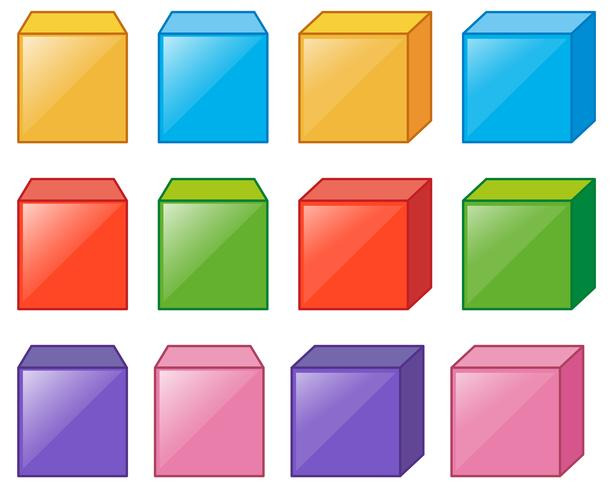
#> input picture cubos.jpg, 609 x 490 px, given in place of the camera
$ python Programa7.py
#> lines starting #> are read from the running program, lines starting #| are printed output that depends on the picture; after the words box and inside, x2 and y2 are one past the last pixel; in counts of white or black regions, pixels touching at a corner belong together
import cv2
import os

# Inicia la camarita
cap = cv2.VideoCapture(0)

if not cap.isOpened():
    print("Error al abrir la cámara.")
    exit()

# Para guardar mi fotito
output_dir = "capturas"
if not os.path.exists(output_dir):
    os.makedirs(output_dir)

while True:
    ret, frame = cap.read()
#> frame is the input picture: shape (490, 609, 3); mean B, G, R 175.6, 182.7, 195.8
    if not ret:
        print("No se pudo leer el cuadro de la cámara.")
        break

    gray = cv2.cvtColor(frame, cv2.COLOR_BGR2GRAY)
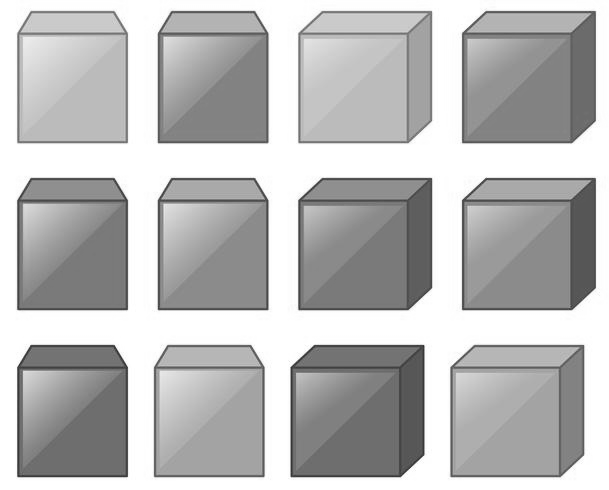
#> gray: shape (490, 609); min 41, max 255, mean 185.8
    canny = cv2.Canny(gray, 10, 150)
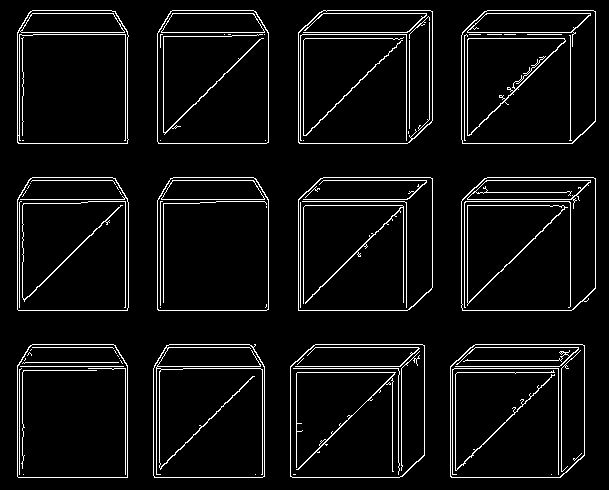
#> canny: shape (490, 609); 5.8% white in thin lines or dots
    canny = cv2.dilate(canny, None, iterations=1)
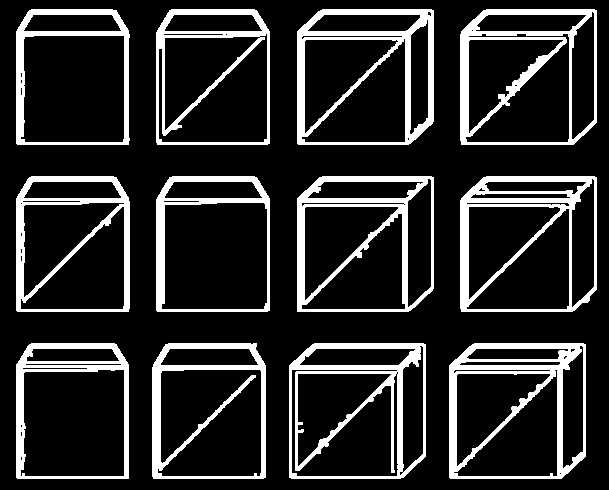
#> canny: shape (490, 609); 16.9% white; 12 white regions, largest, box (x1, y1, x2, y2) and area: (449, 343, 586, 479) 5279, (297, 9, 434, 145) 5115, (289, 343, 426, 479) 4968
    canny = cv2.erode(canny, None, iterations=1)
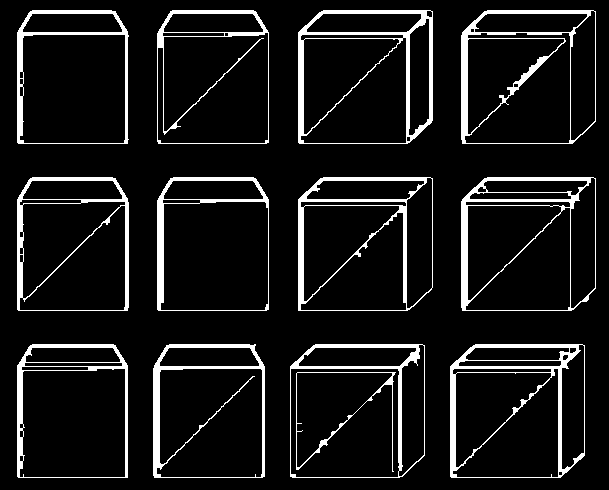
#> canny: shape (490, 609); 9.3% white; 13 white regions
    cnts, _ = cv2.findContours(canny, cv2.RETR_EXTERNAL, cv2.CHAIN_APPROX_SIMPLE)
#> cnts = 12 contours; largest, box (x1, y1, x2, y2) and area: (461, 177, 596, 311) 17304, (298, 177, 433, 311) 17296, (290, 344, 425, 478) 17294, (450, 344, 585, 478) 17293, (298, 10, 433, 144) 17292

    for c in cnts:
        epsilon = 0.01 * cv2.arcLength(c, True)
        approx = cv2.approxPolyDP(c, epsilon, True)
        x, y, w, h = cv2.boundingRect(approx)

        if len(approx) == 3:
            figura = 'Triangulo'
            cv2.putText(frame, figura, (x, y - 5), 1, 1, (0, 255, 0), 1)

        elif len(approx) == 4:
            aspect_ratio = float(w) / h
            if 0.95 <= aspect_ratio <= 1.05:
                figura = 'Cuadrado'
            else:
                figura = 'Rectangulo'
            cv2.putText(frame, figura, (x, y - 5), 1, 1, (0, 255, 0), 1)

        elif len(approx) == 5:
            figura = 'Pentagono'
            cv2.putText(frame, figura, (x, y - 5), 1, 1, (0, 255, 0), 1)

        elif len(approx) == 6:
            figura = 'Hexagono'
            cv2.putText(frame, figura, (x, y - 5), 1, 1, (0, 255, 0), 1)

        elif len(approx) > 10:
            figura = 'Circulo'
            cv2.putText(frame, figura, (x, y - 5), 1, 1, (0, 255, 0), 1)

        cv2.drawContours(frame, [approx], 0, (0, 255, 0), 2)
#> this loop made 12 passes
#> (epsilon, x, y, w, h) on passes 1 to 12: (5.07, 450, 345, 135, 133), (5.07, 290, 345, 135, 132), (4.75, 153, 344, 112, 134), (4.7, 17, 345, 111, 133), (5.09, 462, 177, 134, 134), (5.08, 298, 178, 135, 133), (4.7, 157, 178, 112, 132), (4.7, 17, 178, 112, 133), (5.06, 461, 11, 135, 133), (5.07, 298, 11, 135, 132), (4.7, 157, 11, 112, 133), (4.71, 17, 11, 112, 133)
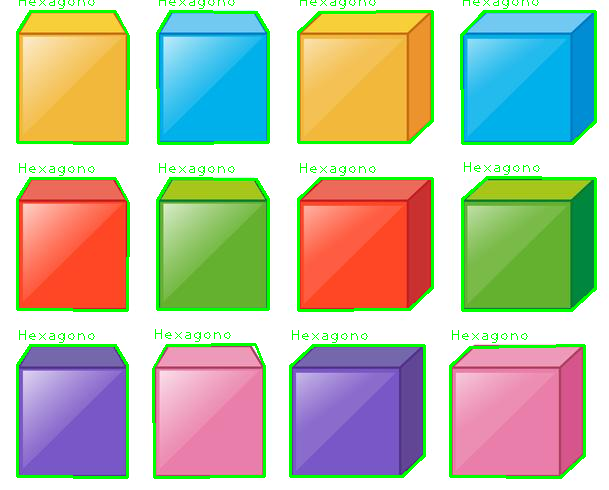
#> frame: shape (490, 609, 3); 6.44% of pixels changed, all inside (x1, y1, x2, y2) = (16, 0, 597, 479)

    cv2.imshow('Deteccion de Figuras', frame)

    # Capturo mi captura de la figurita que mostré
    key = cv2.waitKey(1) & 0xFF
#> (key Esc is pressed here)
    if key == 27:  # Presionar ESC para salir
        break
    elif key == ord('z'):  # Presionar Z para tomar captura
        captura_path = os.path.join(output_dir, 'cap7.png')
        cv2.imwrite(captura_path, frame)
        print(f"Captura guardada en: {captura_path}")

cap.release()
cv2.destroyAllWindows()
